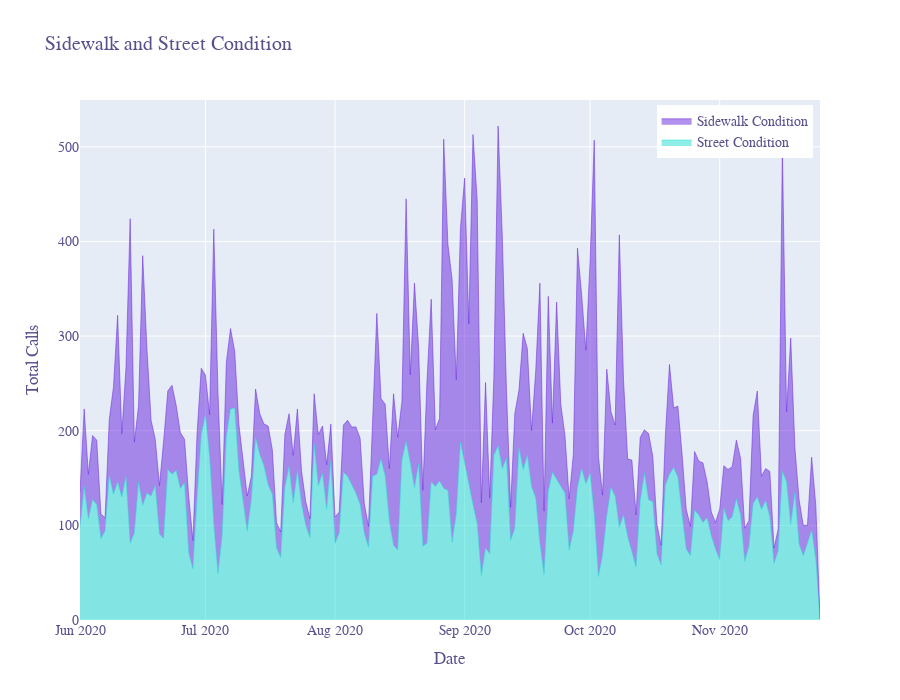

This figure's notebook cell:
### Code cell
#create and show area plot
condition_fig = go.Figure()
condition_fig.add_trace(go.Scatter(
    x=street.index, y=street["Street Condition"],
    hoverinfo='x+y',
    mode='lines',
    line=dict(width=0.5, color='#22DDD3'), name="Street Condition",
    stackgroup='one'
    ))
    
condition_fig.add_trace(go.Scatter(
    x=sidewalk.index, y=sidewalk["Sidewalk Condition"],
    hoverinfo='x+y',
    mode='lines',
    line=dict(width=0.5, color='#6722DD'), name="Sidewalk Condition",
    stackgroup='one' 


))

condition_fig.update_layout(legend=dict(
    yanchor="top",
    y=0.99,
    xanchor="right",
    x=0.99
))

condition_fig.update_layout(title="Sidewalk and Street Condition", height=700,
                  xaxis_title="Date",
                  yaxis_title="Total Calls", 

font=dict(family="silom",
          size=14, color="#58508d"))

condition_fig.show()

### Figure 1 — Plotly figure (JSON) as saved in the notebook; plotly's stock layout.template omitted (floating-point values rounded to 4 significant figures; data arrays with more than 128 entries replaced by an {"elided": "..."} marker saying what was removed)
{"data": [{"name": "Street Condition", "stackgroup": "one", "mode": "lines", "hoverinfo": "x+y", "y": {"elided": "178 int values"}, "x": {"elided": "178 str values"}, "line": {"color": "#22DDD3", "width": 0.5}, "type": "scatter"}, {"name": "Sidewalk Condition", "stackgroup": "one", "mode": "lines", "hoverinfo": "x+y", "y": {"elided": "177 int values"}, "x": {"elided": "177 str values"}, "line": {"color": "#6722DD", "width": 0.5}, "type": "scatter"}], "layout": {"title": {"text": "Sidewalk and Street Condition"}, "yaxis": {"title": {"text": "Total Calls"}}, "height": 700, "xaxis": {"title": {"text": "Date"}}, "font": {"color": "#58508d", "family": "silom", "size": 14}, "legend": {"y": 0.99, "x": 0.99, "xanchor": "right", "yanchor": "top"}}}
